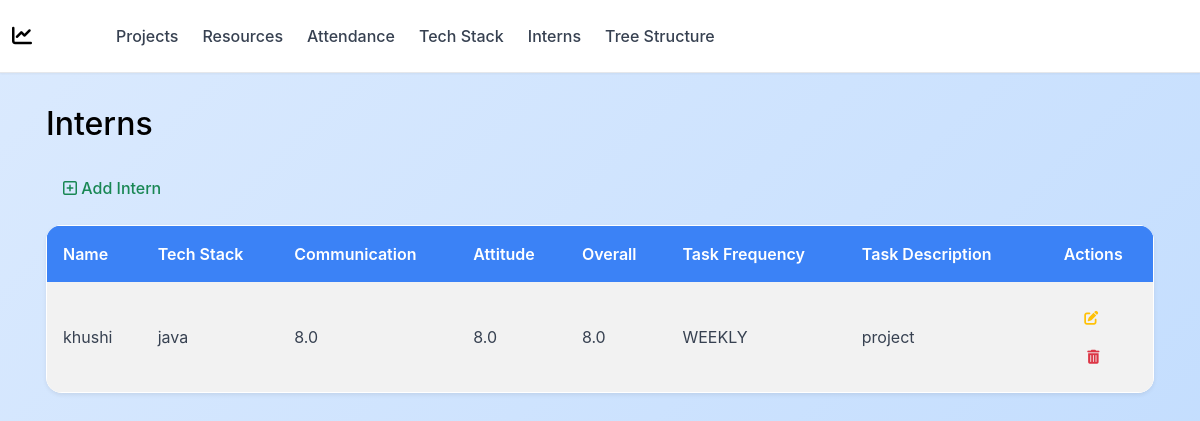
The page /interns/ on the database as committed earlier.
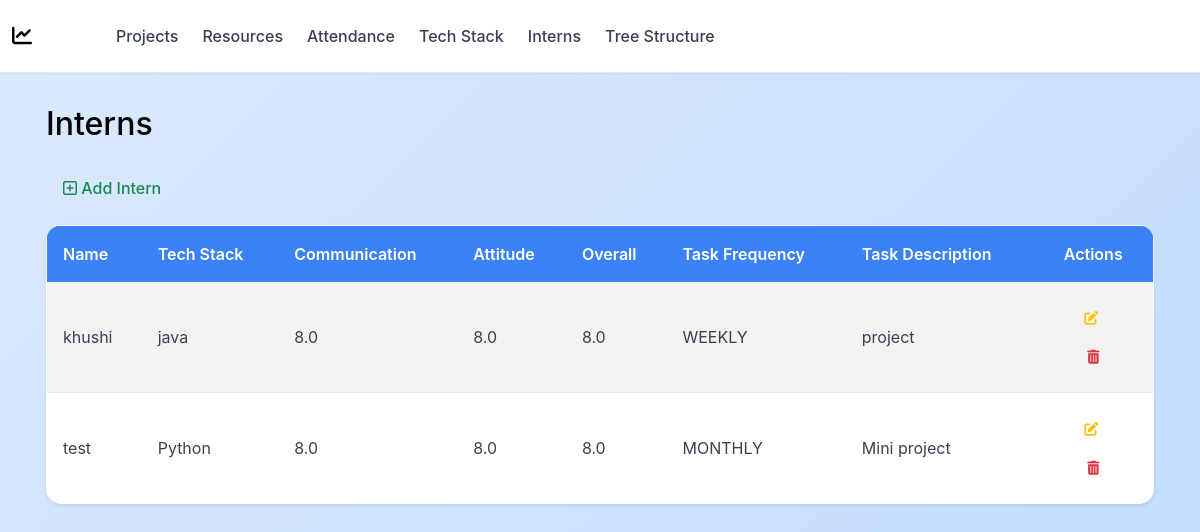
The same page on the database as committed later.
### interns/models.py (models this page shows, shortened)
class Intern(models.Model):
    TASK_FREQUENCY_CHOICES = [
        ('WEEKLY', 'Weekly'),
        ('MONTHLY', 'Monthly'),
    ]
    name = models.CharField(max_length=100)
    tech_stack = models.ManyToManyField(
        Technology,
        help_text="Select multiple technologies the intern is working on."
    )
    communication_rating = models.FloatField(
        validators=[MinValueValidator(0), MaxValueValidator(10)],
        help_text="Rating out of 10"
    )
    attitude_rating = models.FloatField(
        validators=[MinValueValidator(0), MaxValueValidator(10)],
        help_text="Rating out of 10"
    )
    overall_rating = models.FloatField(
        editable=False,
        default=0,
        help_text="Auto-calculated average rating"
    )
    task_provided = models.BooleanField(default=False)
    task_frequency = models.CharField(
        max_length=10,
        choices=TASK_FREQUENCY_CHOICES,
        blank=True,
        null=True
    )
    task_description = models.TextField(
        blank=True,
        null=True,
        help_text="Description of the task assigned to the intern"
    )
    created_at = models.DateTimeField(auto_now_add=True)

class Technology(models.Model):
    name = models.CharField(max_length=50, unique=True)

### interns/views.py (the view)
# urls.py: path('', views.intern_list, name='intern_list'),
def intern_list(request):
    interns = Intern.objects.all()
    return render(request, 'interns/intern_list.html', {'interns': interns})

### interns/templates/interns/intern_list.html
{% extends 'base.html' %}
{% block content %}
<div class="container">
    <h2 class="mb-4">Interns</h2>
    <div class="d-flex align-items-center mb-3 gap-3 flex-wrap">
        <a href="{% url 'interns:intern_add' %}" class="btn btn-outline-success">
            <i class="far fa-plus-square"></i> Add Intern
        </a>
    </div>
    <div class="card shadow-sm border-0">
        <div class="card-body p-0">
            <div class="table-responsive">
                <table class="table table-striped mb-0 align-middle">
                    <thead class="table-dark">
                        <tr>
                            <th>Name</th>
                            <th>Tech Stack</th>
                            <th>Communication</th>
                            <th>Attitude</th>
                            <th>Overall</th>
                            <th>Task Frequency</th>
                            <th>Task Description</th>
                            <th class="text-center" style="width: 120px;">Actions</th>
                        </tr>
                    </thead>
                    <tbody>
                        {% for intern in interns %}
                        <tr>
                            <td>{{ intern.name }}</td>
                            <td>
                                {% for tech in intern.tech_stack.all %}
                                    <span>{{ tech.name }}</span>
                                {% empty %}
                                    <span>None</span>
                                {% endfor %}
                            </td>
                            <td>{{ intern.communication_rating }}</td>
                            <td>{{ intern.attitude_rating }}</td>
                            <td>{{ intern.overall_rating }}</td>
                            <td>
                                {% if intern.task_provided %}
                                    {{ intern.task_frequency }}
                                {% else %}
                                    <span class="text-muted">Not Assigned</span>
                                {% endif %}
                            </td>
                            <td>
                                {% if intern.task_description %}
                                    {{ intern.task_description|linebreaksbr }}
                                {% else %}
                                    <span class="text-muted">No Description</span>
                                {% endif %}
                            </td>
                            <td class="text-center">
                                <a href="{% url 'interns:intern_edit' intern.pk %}"
                                   class="btn btn-sm btn-outline-warning me-1" title="Edit">
                                    <i class="fas fa-edit"></i>
                                </a>
                                <a href="{% url 'interns:intern_delete' intern.pk %}"
                                   class="btn btn-sm btn-outline-danger" title="Delete">
                                    <i class="fas fa-trash-alt"></i>
                                </a>
                            </td>
                        </tr>
                        {% empty %}
                        <tr>
                            <td colspan="8" class="text-center text-muted py-3">No interns found.</td>
                        </tr>
                        {% endfor %}
                    </tbody>
                </table>
            </div>
        </div>
    </div>
</div>
{% endblock %}

### templates/base.html (shortened to what this page needs)
<!DOCTYPE html>
<html lang="en">
  <head>
    <link
      href="https://cdn.jsdelivr.net/npm/bootstrap@5.3.7/dist/css/bootstrap.min.css"
      rel="stylesheet"
    />
    <link
      href="https://cdnjs.cloudflare.com/ajax/libs/font-awesome/6.5.0/css/all.min.css"
      rel="stylesheet"
    />
  </head>
  <body>
     <nav class="navbar navbar-expand-lg">
        <div class="container-fluid">
            <a class="navbar-brand" href="{% url 'dashboard' %}">
                <i class="fas fa-chart-line me-2"></i>
            </a>
            <div class="collapse navbar-collapse" id="navbarNav">
                <ul class="navbar-nav ms-5 mb-2 mb-lg-0">
                    <li class="nav-item">
                        <a class="nav-link" href="{% url 'projects:project_list' %}">
                            Projects
                        </a>
                    </li>
                     <li class="nav-item">
                        <a class="nav-link" href="{% url 'resources:resource_list' %}">
                            Resources
                        </a>
                    </li>
                    <li class="nav-item">
                        <a class="nav-link" href="{% url 'projects:attendance_home' %}">
                            Attendance
                        </a>
                    </li>
                    <li class="nav-item">
                        <a class="nav-link" href="{% url 'interns:technology_list' %}">
                            Tech Stack
                        </a>
                    </li>
                    <li class="nav-item">
                        <a class="nav-link" href="{% url 'interns:intern_list' %}">
                            Interns
                        </a>
                    </li>
                    <li class="nav-item">
                        <a class="nav-link" href="{% url 'projects:tree_structure' %}">
                            Tree Structure
                        </a>
                    </li>
                </ul>
            </div>
        </div>
    </nav>
    <main>{% block content%}{% endblock %}</main>
  </body>
</html>

### templates/base.html (style rules this page uses)
:root { --primary-color: #3b82f6; --primary-dark: #2563eb; --secondary-color: #f8fafc; --success-color: #3b82f6; --warning-color: #3b82f6; --danger-color: #ef4444; --info-color: #3b82f6; --text-primary: #000000; --text-secondary: #374151; --border-color: #e5e7eb; --light-blue: #dbeafe; --light-blue-hover: #bfdbfe; --shadow-sm: 0 1px 2px 0 rgb(0 0 0 / 0.05); --shadow-md: 0 4px 6px -1px rgb(0 0 0 / 0.1), 0 2px 4px -2px rgb(0 0 0 / 0.1); --shadow-lg: 0 10px 15px -3px rgb(0 0 0 / 0.1), 0 4px 6px -4px rgb(0 0 0 / 0.1); }
* { margin: 0; padding: 0; box-sizing: border-box; }
body { background: linear-gradient(135deg, #dbeafe 0%, #bfdbfe 100%); font-family: "Inter", -apple-system, BlinkMacSystemFont, "Segoe UI", Roboto, sans-serif; min-height: 100vh; color: var(--text-primary); }
.navbar { background: white !important; border-bottom: 1px solid var(--border-color); box-shadow: var(--shadow-sm); padding: 1rem 0; }
.navbar-brand { font-weight: 700; color: var(--text-primary) !important; font-size: 1.25rem; }
.navbar-nav .nav-link { color: var(--text-secondary) !important; font-weight: 500; padding: 0.5rem 1rem; border-radius: 8px; transition: all 0.3s ease; margin: 0 0.25rem; }
.container { padding: 2rem 1rem; min-height: calc(100vh - 80px); }
.card { background: white; border-radius: 16px; border: 1px solid var(--border-color); box-shadow: var(--shadow-lg); transition: all 0.3s ease; overflow: hidden; }
.table { background: white; border-radius: 12px; overflow: hidden; box-shadow: var(--shadow-md); border: 1px solid var(--border-color); }
.table thead th { background: var(--primary-color); color: white; font-weight: 600; border: none; padding: 1rem; }
.table tbody td { padding: 1rem; border-bottom: 1px solid var(--border-color); color: var(--text-secondary); }
.btn { border-radius: 8px; font-weight: 500; padding: 0.5rem 1rem; transition: all 0.3s ease; border: 1px solid transparent; }
.card, .btn, .nav-link { transition: all 0.3s cubic-bezier(0.4, 0, 0.2, 1); }

Rows that differ between the two databases and show on the page:
added Intern: name "test", communication_rating "8.0", attitude_rating "8.0", overall_rating "8.0", task_frequency "MONTHLY", task_description "Mini project"
added Technology: name "Python", shown under "test"
